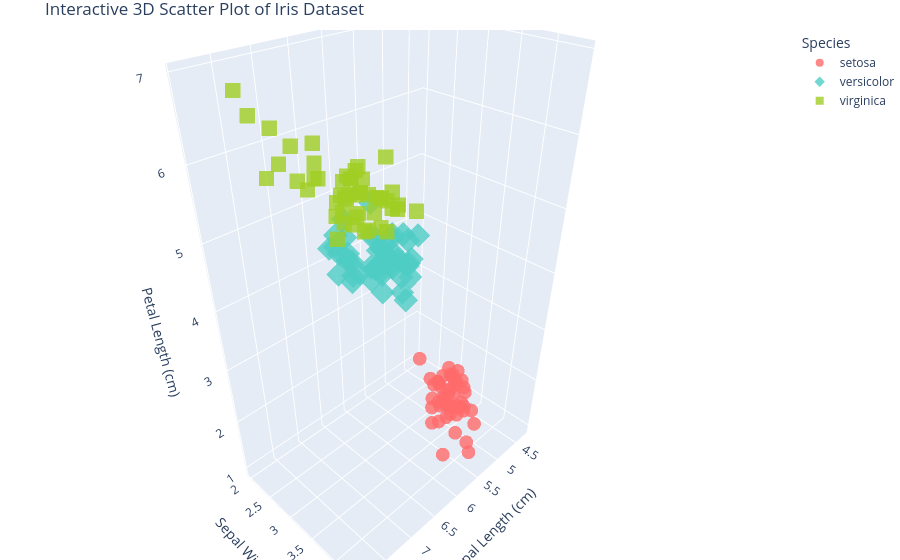

Write notebook code for a chart like this one.
### Markdown cell above
#### 3D Plot with plotly.express --> px

### Code cell
from sklearn.datasets import load_iris
import pandas as pd
import plotly.express as px

# Load the iris dataset
iris = load_iris()
df = pd.DataFrame(iris.data, columns=iris.feature_names)

# Add species names instead of numbers
df['species'] = pd.Categorical.from_codes(iris.target, iris.target_names)

# Verify columns
print("Columns:", df.columns.tolist())
print("\nFirst 3 rows:")
print(df.head(3))

# Plotly Express interactive 3D scatter plot
fig = px.scatter_3d(
    df,
    x='sepal length (cm)',      # Correct spelling
    y='sepal width (cm)',       # Correct spelling
    z='petal length (cm)',      # Correct spelling
    color='species',
    title='Interactive 3D Scatter Plot of Iris Dataset',
    labels={'species': 'Species'},
    color_discrete_map={
        'setosa': '#FF6B6B',
        'versicolor': '#4ECDC4',
        'virginica': "#A0CE23"
    },
    symbol='species',  # Different symbols for each species
    size_max=10,
    opacity=0.8
)

fig.update_layout(
    margin=dict(l=0, r=0, b=0, t=30),
    scene=dict(
        xaxis_title='Sepal Length (cm)',
        yaxis_title='Sepal Width (cm)',
        zaxis_title='Petal Length (cm)'
    )
)

fig.show()

### Figure 1 — Plotly figure (JSON) as saved in the notebook; plotly's stock layout.template omitted (floating-point values rounded to 4 significant figures)
{"data": [{"hovertemplate": "Species=setosa<br>sepal length (cm)=%{x}<br>sepal width (cm)=%{y}<br>petal length (cm)=%{z}<extra></extra>", "legendgroup": "setosa", "marker": {"color": "#FF6B6B", "opacity": 0.8, "symbol": "circle"}, "mode": "markers", "name": "setosa", "scene": "scene", "showlegend": true, "type": "scatter3d", "x": [5.1, 4.9, 4.7, 4.6, 5.0, 5.4, 4.6, 5.0, 4.4, 4.9, 5.4, 4.8, 4.8, 4.3, 5.8, 5.7, 5.4, 5.1, 5.7, 5.1, 5.4, 5.1, 4.6, 5.1, 4.8, 5.0, 5.0, 5.2, 5.2, 4.7, 4.8, 5.4, 5.2, 5.5, 4.9, 5.0, 5.5, 4.9, 4.4, 5.1, 5.0, 4.5, 4.4, 5.0, 5.1, 4.8, 5.1, 4.6, 5.3, 5.0], "y": [3.5, 3.0, 3.2, 3.1, 3.6, 3.9, 3.4, 3.4, 2.9, 3.1, 3.7, 3.4, 3.0, 3.0, 4.0, 4.4, 3.9, 3.5, 3.8, 3.8, 3.4, 3.7, 3.6, 3.3, 3.4, 3.0, 3.4, 3.5, 3.4, 3.2, 3.1, 3.4, 4.1, 4.2, 3.1, 3.2, 3.5, 3.6, 3.0, 3.4, 3.5, 2.3, 3.2, 3.5, 3.8, 3.0, 3.8, 3.2, 3.7, 3.3], "z": [1.4, 1.4, 1.3, 1.5, 1.4, 1.7, 1.4, 1.5, 1.4, 1.5, 1.5, 1.6, 1.4, 1.1, 1.2, 1.5, 1.3, 1.4, 1.7, 1.5, 1.7, 1.5, 1.0, 1.7, 1.9, 1.6, 1.6, 1.5, 1.4, 1.6, 1.6, 1.5, 1.5, 1.4, 1.5, 1.2, 1.3, 1.4, 1.3, 1.5, 1.3, 1.3, 1.3, 1.6, 1.9, 1.4, 1.6, 1.4, 1.5, 1.4]}, {"hovertemplate": "Species=versicolor<br>sepal length (cm)=%{x}<br>sepal width (cm)=%{y}<br>petal length (cm)=%{z}<extra></extra>", "legendgroup": "versicolor", "marker": {"color": "#4ECDC4", "opacity": 0.8, "symbol": "diamond"}, "mode": "markers", "name": "versicolor", "scene": "scene", "showlegend": true, "type": "scatter3d", "x": [7.0, 6.4, 6.9, 5.5, 6.5, 5.7, 6.3, 4.9, 6.6, 5.2, 5.0, 5.9, 6.0, 6.1, 5.6, 6.7, 5.6, 5.8, 6.2, 5.6, 5.9, 6.1, 6.3, 6.1, 6.4, 6.6, 6.8, 6.7, 6.0, 5.7, 5.5, 5.5, 5.8, 6.0, 5.4, 6.0, 6.7, 6.3, 5.6, 5.5, 5.5, 6.1, 5.8, 5.0, 5.6, 5.7, 5.7, 6.2, 5.1, 5.7], "y": [3.2, 3.2, 3.1, 2.3, 2.8, 2.8, 3.3, 2.4, 2.9, 2.7, 2.0, 3.0, 2.2, 2.9, 2.9, 3.1, 3.0, 2.7, 2.2, 2.5, 3.2, 2.8, 2.5, 2.8, 2.9, 3.0, 2.8, 3.0, 2.9, 2.6, 2.4, 2.4, 2.7, 2.7, 3.0, 3.4, 3.1, 2.3, 3.0, 2.5, 2.6, 3.0, 2.6, 2.3, 2.7, 3.0, 2.9, 2.9, 2.5, 2.8], "z": [4.7, 4.5, 4.9, 4.0, 4.6, 4.5, 4.7, 3.3, 4.6, 3.9, 3.5, 4.2, 4.0, 4.7, 3.6, 4.4, 4.5, 4.1, 4.5, 3.9, 4.8, 4.0, 4.9, 4.7, 4.3, 4.4, 4.8, 5.0, 4.5, 3.5, 3.8, 3.7, 3.9, 5.1, 4.5, 4.5, 4.7, 4.4, 4.1, 4.0, 4.4, 4.6, 4.0, 3.3, 4.2, 4.2, 4.2, 4.3, 3.0, 4.1]}, {"hovertemplate": "Species=virginica<br>sepal length (cm)=%{x}<br>sepal width (cm)=%{y}<br>petal length (cm)=%{z}<extra></extra>", "legendgroup": "virginica", "marker": {"color": "#A0CE23", "opacity": 0.8, "symbol": "square"}, "mode": "markers", "name": "virginica", "scene": "scene", "showlegend": true, "type": "scatter3d", "x": [6.3, 5.8, 7.1, 6.3, 6.5, 7.6, 4.9, 7.3, 6.7, 7.2, 6.5, 6.4, 6.8, 5.7, 5.8, 6.4, 6.5, 7.7, 7.7, 6.0, 6.9, 5.6, 7.7, 6.3, 6.7, 7.2, 6.2, 6.1, 6.4, 7.2, 7.4, 7.9, 6.4, 6.3, 6.1, 7.7, 6.3, 6.4, 6.0, 6.9, 6.7, 6.9, 5.8, 6.8, 6.7, 6.7, 6.3, 6.5, 6.2, 5.9], "y": [3.3, 2.7, 3.0, 2.9, 3.0, 3.0, 2.5, 2.9, 2.5, 3.6, 3.2, 2.7, 3.0, 2.5, 2.8, 3.2, 3.0, 3.8, 2.6, 2.2, 3.2, 2.8, 2.8, 2.7, 3.3, 3.2, 2.8, 3.0, 2.8, 3.0, 2.8, 3.8, 2.8, 2.8, 2.6, 3.0, 3.4, 3.1, 3.0, 3.1, 3.1, 3.1, 2.7, 3.2, 3.3, 3.0, 2.5, 3.0, 3.4, 3.0], "z": [6.0, 5.1, 5.9, 5.6, 5.8, 6.6, 4.5, 6.3, 5.8, 6.1, 5.1, 5.3, 5.5, 5.0, 5.1, 5.3, 5.5, 6.7, 6.9, 5.0, 5.7, 4.9, 6.7, 4.9, 5.7, 6.0, 4.8, 4.9, 5.6, 5.8, 6.1, 6.4, 5.6, 5.1, 5.6, 6.1, 5.6, 5.5, 4.8, 5.4, 5.6, 5.1, 5.1, 5.9, 5.7, 5.2, 5.0, 5.2, 5.4, 5.1]}], "layout": {"legend": {"title": {"text": "Species"}, "tracegroupgap": 0}, "margin": {"b": 0, "l": 0, "r": 0, "t": 30}, "scene": {"domain": {"x": [0, 1], "y": [0, 1]}, "xaxis": {"title": {"text": "Sepal Length (cm)"}}, "yaxis": {"title": {"text": "Sepal Width (cm)"}}, "zaxis": {"title": {"text": "Petal Length (cm)"}}}, "title": {"text": "Interactive 3D Scatter Plot of Iris Dataset"}}}
